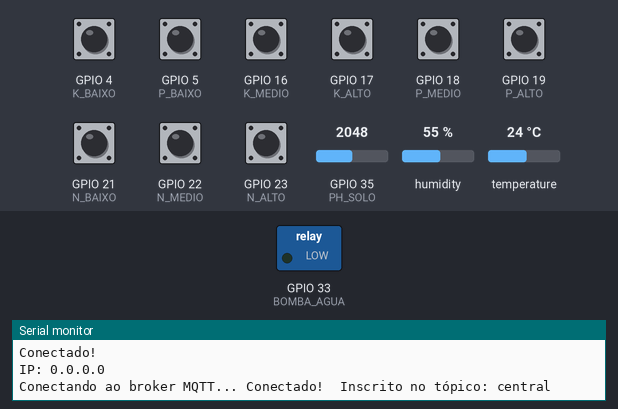
This sketch was run on a simulated ESP32. Shown: switched loads named in the sketch (green lamp = pin HIGH), the last lines printed to the serial monitor. The inputs (shaded band) are chosen by the test bench; at power-on: GPIO 4 (K_BAIXO), GPIO 5 (P_BAIXO), GPIO 16 (K_MEDIO), GPIO 17 (K_ALTO), GPIO 18 (P_MEDIO), GPIO 19 (P_ALTO), GPIO 21 (N_BAIXO), GPIO 22 (N_MEDIO), GPIO 23 (N_ALTO) HIGH, humidity 55 %, GPIO 35 (PH_SOLO) = 2048, temperature 24 °C. WiFi joins after 1.5 s; servers stay silent unless stated; no MQTT or app messages arrive unless stated.

Above: at 4.2 s.
4.3 s: humidity set to 51 %
11.5 s: humidity set to 48 %
At 15.5 s:
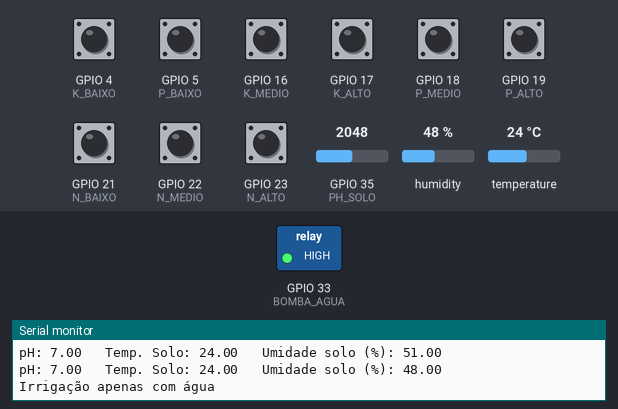
22.8 s: GPIO 35 (PH_SOLO) set to 1818
26.5 s: GPIO 35 (PH_SOLO) set to 1726
Timing chart, 0 to 43.5 s (numbered marks = the images above; inputs shaded):
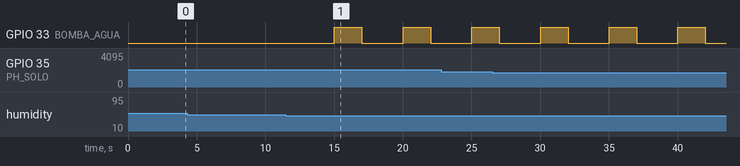

The sketch:

main.ino
```cpp
#include <Arduino.h>
#include <WiFi.h>

#include "DHTesp.h"

#include "npk/npk.h"
#include "pH/ph.h"
#include "bomba/bomba.h"
#include "dht/dht.h"
#include "mqtt/mqtt.h"

DHTesp dhtSensor;

struct Dados dados;


unsigned long lastUpdate = 0;
const unsigned long interval = 5000; // 5 segundos

void setup() {
  Serial.begin(115200);

  dhtSensor.setup(DHT_PIN, DHTesp :: DHT22);
  init_mqtt();
  init_npk();
  init_bomba();
  init_ph();

  delay(3000);

}


void loop() {

  if (!client.connected()) {
        reconnect();
    }
    client.loop(); // mantém conexão e recebe mensagens

  // executa tarefas periodicamente sem travar o loop
    unsigned long now = millis();
    if (now - lastUpdate >= interval) {
        lastUpdate = now;


        if(dados.atualizado){

          Serial.print("Data: ");
          Serial.println(dados.date);
          Serial.print("Probabalidade de chuva: ");
          Serial.print(dados.probChuva);
          Serial.println("%");
          Serial.print("Temp. Minima: ");
          Serial.print(dados.tempMin);
          Serial.println("°C");
          Serial.print("Temp. Maxima: ");
          Serial.print(dados.tempMax);
          Serial.println("°C");
        }


        float temperatura = temp_umidade().temperature;
        float umidade = temp_umidade().humidity;
        float ph_solo = medir_ph_solo();

        Serial.print("pH: ");
        Serial.print(ph_solo);

        Serial.print("\t Temp. Solo: ");
        Serial.print(temperatura);

        Serial.print("\t Umidade solo (%): ");
        Serial.println(umidade);


        // Mediçoes de nivel de NPK retornam o estado de cada sensor
        int nivel_n = medir_N();
        int nivel_p = medir_P();
        int nivel_k = medir_K();

        /**
         * Umidade < 50% -> Estresse hidrico, irrigar agora
         * Temperatura > 35°C -> Muitoo quente para cana de açucar
         *
         * @note: plantação será irrigada para manter umidade entre 50-70% e
         *  temperatura abaixo dos 35°C. As informações foram encontradas na internet.
         */

        if(umidade < 50.0f || (umidade < 70.0f && temperatura > 35.0f)){


          if(dados.probChuva < 60.f){

            if (nivel_n == BAIXO_N && nivel_p == BAIXO_P  && nivel_k == BAIXO_K) aciona_bomba("Irrigação com N, P e K");
            // se n p
            else if (nivel_n == BAIXO_N && nivel_p == BAIXO_P) aciona_bomba("Irrigação com N e P");
            // se n k
            else if (nivel_n == BAIXO_N && nivel_k == BAIXO_K) aciona_bomba("Irrigação com N e K");
            // se p k
            else if (nivel_p == BAIXO_P && nivel_k == BAIXO_K) aciona_bomba("Irrigação com P e K");
            // se n
            else if (nivel_n == BAIXO_N) aciona_bomba("Irrigação com N");
            // se p
            else if (nivel_p == BAIXO_P) aciona_bomba("Irrigação com P");
            // se k
            else if (nivel_k == BAIXO_K) aciona_bomba("Irrigação com K");

            else if (ph_solo < 5.5f) aciona_bomba("Irrigação com Cal para elevar pH");

            else if(umidade < 50.0f || umidade < 70.0f) aciona_bomba("Irrigação apenas com água");

          }

          else {
            Serial.println("Sistema de irrigação nao será ligado devido a previsão de chuva");
          }

        }

      }
}
```

api.cpp
```cpp
#include <Arduino.h>
#include <string.h>
#include <stdlib.h>
#include "api.h"


// Dados da consulta a API com Python inseridos manualmente
// API_DATA = time; temperature_2m_min; temperature_2m_max; precipitation_probability_max;

void formata_dados(const char *input, Dados *out) {
  char temp[50];
  strcpy(temp, input);

  char *token = strtok(temp, ";");
  if (token != NULL) strcpy(out->date, token);

  token = strtok(NULL, ";");
  if (token != NULL) out->tempMin = atof(token);

  token = strtok(NULL, ";");
  if (token != NULL) out->tempMax = atof(token);

  token = strtok(NULL, ";");
  if (token != NULL) out->probChuva = atoi(token);
}
```

api.h
```cpp
#ifndef API_H
#define API_H

struct Dados {
    char date[11];
    float tempMin;
    float tempMax;
    int probChuva;
};

extern Dados dados;

void formata_dados(const char *input, Dados *out);

#endif
```

bomba.cpp
```cpp
#include <Arduino.h>
#include "bomba.h"

/**
 * Aciona a bomba informando o que foi adicionado a água
 */
void aciona_bomba(const char *insumo) {
  digitalWrite(BOMBA_AGUA, HIGH);
  Serial.println(insumo);

  delay(2000); // Mantem irrigacao acionada por 2s

  digitalWrite(BOMBA_AGUA, LOW);
}

void init_bomba(){
  pinMode(BOMBA_AGUA, OUTPUT);
}
```

bomba.h
```cpp
#ifndef BOMBA_H
#define BOMBA_H

#define BOMBA_AGUA 33


void aciona_bomba(const char *insumo);
void init_bomba();

#endif
```

dht.cpp
```cpp
#include <Arduino.h>
#include "dht.h"


TempAndHumidity temp_umidade(){
    TempAndHumidity data = dhtSensor.getTempAndHumidity();

    return data;
}

#include "dht.h"
```

dht.h
```cpp
#ifndef DHT_H
#define DHT_H
#include "DHTesp.h"

#define I2C_ADDR 0x27
#define DHT_PIN 15

extern DHTesp dhtSensor;

TempAndHumidity temp_umidade();

#endif
```

mqtt.cpp
```cpp
#include <Arduino.h>
#include <string.h>
#include <stdlib.h>

#include <WiFi.h>
#include <PubSubClient.h>

#include "mqtt.h"

const char* WIFI_SSID = "Wokwi-GUEST";
const char* WIFI_PASS = "";

const char* MQTT_SERVER = "mqtt.flespi.io";
const int   MQTT_PORT = 1883;

// Token do Flespi.io
const char* MQTT_USER = "FlespiToken FLESPI_TOKEN";
const char* MQTT_PASS = "";

const char* MQTT_TOPIC = "central";


WiFiClient espClient;
PubSubClient client(espClient);

void mqtt_loop(){
     if (!client.connected()) {
        reconnect();
    }
    client.loop(); // mantém conexão e recebe mensagens


}


void formata_dados(const String& message) {
        int p1 = message.indexOf(';');
        int p2 = message.indexOf(';', p1 + 1);
        int p3 = message.indexOf(';', p2 + 1);

        dados.date = message.substring(0, p1);
        dados.tempMin = message.substring(p1 + 1, p2).toFloat();
        dados.tempMax = message.substring(p2 + 1, p3).toFloat();
        dados.probChuva = message.substring(p3 + 1).toInt();
        dados.atualizado = true;
}


void callback(char* topic, byte* payload, unsigned int length) {

    String message;
    for (unsigned int i = 0; i < length; i++) {
        message += (char)payload[i];
    }

    int p1 = message.indexOf(';');
    int p2 = message.indexOf(';', p1 + 1);
    int p3 = message.indexOf(';', p2 + 1);
    dados.date = message.substring(0, p1);
    dados.tempMin = message.substring(p1 + 1, p2).toFloat();
    dados.tempMax = message.substring(p2 + 1, p3).toFloat();
    dados.probChuva = message.substring(p3 + 1).toInt();
    dados.atualizado = true;
}


void reconnect() {
  while (!client.connected()) {

    Serial.print("Conectando ao broker MQTT... ");
    if (client.connect("ESP32Client", MQTT_USER, MQTT_PASS)) {
        Serial.print("Conectado!\t");
        client.subscribe(MQTT_TOPIC);
        Serial.print("Inscrito no tópico: ");
        Serial.println(MQTT_TOPIC);
    }
    else {
        Serial.print("Falha, rc=");
        Serial.print(client.state());
        Serial.println(" — Tentando novamente em 5s");
        delay(5000);
    }
  }
}


void init_mqtt(){

    Serial.println("Conectando ao Wi-Fi...");
    WiFi.begin(WIFI_SSID, WIFI_PASS);


    Serial.println("\nConectado!");
    Serial.print("IP: ");
    Serial.println(WiFi.localIP());

    client.setServer(MQTT_SERVER, MQTT_PORT);
    client.setCallback(callback);
}
```

mqtt.h
```cpp
#ifndef MQTT_H
#define MQTT_H

#include <PubSubClient.h>


struct Dados{
    String date;
    float tempMin;
    float tempMax;
    int probChuva;
    bool atualizado;
};

extern WiFiClient espClient;
extern PubSubClient client;

extern struct Dados dados;


void init_mqtt();
void mqtt_loop();
void reconnect();


#endif
```

npk.cpp
```cpp
#include <Arduino.h>
#include "npk.h"


/**
 * Mede nivel de NPK
 */

int medir_N() {
    int nAlto = digitalRead(N_ALTO);
    int nMedio = digitalRead(N_MEDIO);
    int nBaixo = digitalRead(N_BAIXO);

    int nivel = 0;

    if (nAlto == 0){
        Serial.print("Nivel N Alto\t");
        return N_ALTO;
    }

    if (nMedio == 0){
        Serial.print("Nivel N Medio\t");
        return N_OK;
    }

    if (nBaixo == 0){
        Serial.print("Nivel N Baixo\t");
        return BAIXO_N;
    }

    return nivel;
}

int medir_P() {
  int pAlto = digitalRead(P_ALTO);
  int pMedio = digitalRead(P_MEDIO);
  int pBaixo = digitalRead(P_BAIXO);

  int nivel = 0;

  if (pAlto == 0){
    Serial.print("Nivel P Alto\t");
    return P_ALTO;
  }

  if (pMedio == 0){
    Serial.print("Nivel P Medio\t");
    return P_OK;
  }

  if (pBaixo == 0 ){
    Serial.print("Nivel P Baixo\t");
    return BAIXO_P;
  }
  return nivel;


}
void init_npk(){
  pinMode(N_ALTO, INPUT_PULLUP);
  pinMode(N_MEDIO, INPUT_PULLUP);
  pinMode(N_BAIXO, INPUT_PULLUP);

  pinMode(P_ALTO, INPUT_PULLUP);
  pinMode(P_MEDIO, INPUT_PULLUP);
  pinMode(P_BAIXO, INPUT_PULLUP);

  pinMode(K_ALTO, INPUT_PULLUP);
  pinMode(K_MEDIO, INPUT_PULLUP);
  pinMode(K_BAIXO, INPUT_PULLUP);

}

int medir_K() {
    int kAlto = digitalRead(K_ALTO);
    int kMedio = digitalRead(K_MEDIO);
    int kBaixo = digitalRead(K_BAIXO);

    int nivel = 0;

    if (kAlto == 0){
        Serial.println("Nivel K Alto");
        return K_ALTO;
    }

    if (kMedio == 0){
        Serial.println("Nivel K Medio");
        return K_OK;
    }

    if (kBaixo == 0){
        Serial.println("Nivel K Baixo");
        return BAIXO_K;
    }

    return nivel;

}
```

npk.h
```cpp
#ifndef NPK_H
#define NPK_H

#define N_ALTO 23
#define N_MEDIO 22
#define N_BAIXO 21

#define P_ALTO 19
#define P_MEDIO 18
#define P_BAIXO 5

#define K_ALTO 17
#define K_MEDIO 16
#define K_BAIXO 4

enum NivelNPK {
  N_OK,
  P_OK,
  K_OK,
  BAIXO_N,
  BAIXO_P,
  BAIXO_K,
  BAIXO_NP,
  BAIXO_PK,
  BAIXO_NK,
  BAIXO_NPK
};

enum Irrigar {
    IRRIGAR_AGUA,
    IRRIGAR_N,
    IRRIGAR_P,
    IRRIGAR_K,
    IRRIGAR_NPK,
    IRRIGAR_NP,
    IRRIGAR_NK,
    IRRIGAR_PK
};

int medir_N();
int medir_P();
int medir_K();

void init_npk();


#endif
```

ph.cpp
```cpp
#include <Arduino.h>
#include "ph.h"

/**
 * Mede entrada analogica PH_SOLO e converte para a escala de pH
 *
 */

float medir_ph_solo(){
  int sensorPh = analogRead(PH_SOLO);
  float ph_solo = map(sensorPh, 0, 4095, 0.0, 14.0);

  return ph_solo;
}

void init_ph(){
  pinMode(PH_SOLO, INPUT);
}
```

ph.h
```cpp
#ifndef PH_H
#define PH_H

#define PH_SOLO 35

float medir_ph_solo();

void init_ph();

#endif
```

Measured:
- the behaviour switches between 50 and 49 % on humidity (found by bisection; images 0 and 1)
- after the input at 11.5 s, GPIO 33 (BOMBA_AGUA): alternates HIGH for 2.0 s and LOW for 3.0 s, starting after 3.5 s
